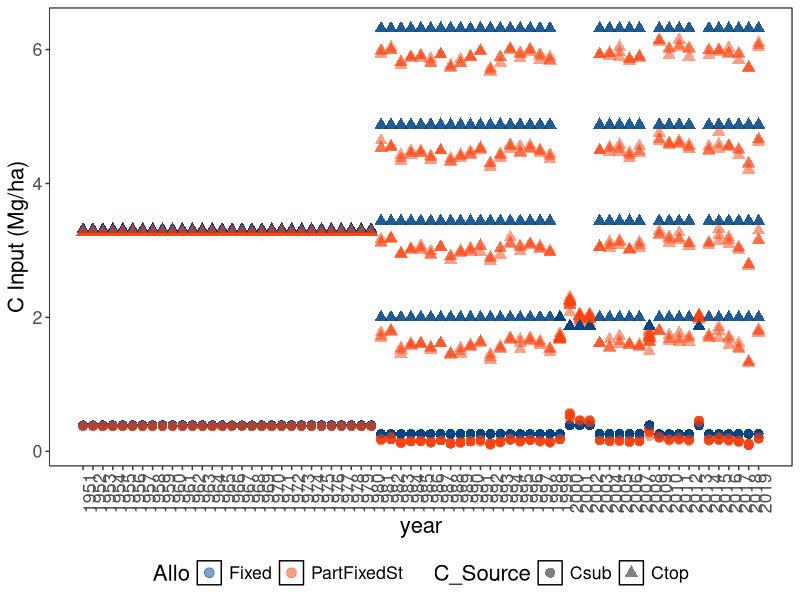

This chart was generated by the following R code:
library(tidyverse)
library(ggthemes)

theme_set(theme_bw())
theme_update(panel.grid = element_blank())

# LTE data ----

# data with SOC and N content at plot scale from Jensen 2022 & Jensen 2023

soil_plots <- read.table(
  "data_lte/Soil_parameters_Soil_C_N.txt",
  sep = "\t",
  dec = ".",
  header = T
) |>
  pivot_longer(
    cols = c(starts_with("C_"), starts_with("N_")),
    names_sep =  "_",
    names_to = c('variable', 'year')#,
    #values_to =c('C','N')
  ) |>
  pivot_wider(names_from = 'variable',
              values_from = 'value') |>
  mutate(Topsoil_C_obs= ifelse(year==1981,1.54,Bulk_Density_2020)*25*C,
         CN=C/N,
         year=as.numeric(year),
         year2=year*year,
         plotyear=interaction(Sample_ID,year))|>
  filter(Cover_Crop == 'Without')

# we expand the table for the two alternative calculations for
# C inputs and the simulation period

scn_plot <- expand.grid(
  "Allo" = c("Fixed", "PartFixedSt"),
  "plot" = unique(soil_plots$Sample_ID)
) |>
  mutate(id = row_number())

scn_plot_year <- merge(scn_plot, soil_plots, by.x = 'plot',
                       by.y = 'Sample_ID') |>
  mutate(plotyear = interaction(plot, year),
         scn_name =
           paste(Allo, plot, sep = "_"))

plot_est <-
  read.table("data_lte/plot_est.txt", sep = "\t", header = T) |>
  mutate(plotyear = interaction(Sample_ID, year)) |>
  mutate(
    Straw_DM = as.numeric(ifelse(
      between(year, 1951, 1980),
      3.242505,
      paste(Straw_DM)
    )),

    Grain_DM = as.numeric(ifelse(
      between(year, 1951, 1980),
      3.361815,
      paste(Grain_DM)
    )),
    Straw_Rate = as.numeric(ifelse(
      between(year, 1951, 1980),
      4*0.85,# 0.85 is humidity content
      Straw_Rate*0.85
    ))
  )
# complete wwith average the missing values

plot_est |> filter(Crop=="SpringBarley") |>
  summarise(mean(Straw_DM, na.rm = TRUE),mean(Grain_DM, na.rm=TRUE))


plot_est <- plot_est |>
  mutate(Straw_DM=ifelse(is.na(Straw_DM),3.157,Straw_DM),
         Grain_DM=ifelse(is.na(Grain_DM),4.016,Grain_DM)) |>
  arrange(Sample_ID,year)


# C inputs calculations ----

plot_Cinp <-
  merge(x = plot_est,
        y = scn_plot,
        by.x = 'Sample_ID',
        by.y = 'plot') |>
  mutate(
    RE = as.numeric(
      recode(
        Crop,
        "SpringBarley" = '0.8',
        'SpringWheat' = '0.7',
        'WinterWheat' = '0.7'
      )
    ),
    CB = as.numeric(
      recode(
        Crop,
        "SpringBarley" = '0.423',
        'SpringWheat' = '0.424',
        'WinterWheat' = '0.424'
      )
    ),
    SB = 0,

    RB = as.numeric(
      recode(
        Crop,
        "SpringBarley" = '0.17',
        'SpringWheat' = '0.25',
        'WinterWheat' = '0.25'
      )
    )
  ) |>
  mutate(HI = ifelse(
    Allo == "Fixed",
    0.45,
    (Grain_DM * CB) / (Straw_DM * CB + Grain_DM * CB + 0.96) # 0.96 for WW
  )) |>
  mutate(Cresid = 0.96 + Straw_Rate * CB,
         Cbelow = ifelse(Allo == "Fixed", 1.3,
                         (RB / ((
                           1 - RB
                         ) * HI) * (Grain_DM * CB)))) |>
  mutate(
    Ctop = Cresid + (RE * Cbelow),
    Csub = Cbelow * (1 - RE),
    Cman = Slurry_C,
    scn_name = interaction(Allo, Sample_ID),
    idyear = interaction(id, year),
    Crop = "Grain"
  ) |>
  arrange(id, year)
# check
table(plot_Cinp$Straw_Rate, plot_Cinp$Sample_ID)

plot_Cinp |>
  pivot_longer(cols = c(Ctop,Csub), names_to = "C_Source") |>
  ggplot(aes(y=value, x=year, col=Allo, shape=C_Source)) +
  scale_x_continuous(breaks = seq(1951,2019,1), minor_breaks = NULL)+
  geom_point(size=3, alpha=0.5) +
  scale_color_calc()+
  labs(y="C Input (Mg/ha)")+
  theme(axis.text.x = element_text(angle = 90), text=element_text(size=16),
        panel.background = NULL,
        legend.position = "bottom")

## Toy example

rctool_toy_cinp <- plot_Cinp |>
  filter(Sample_ID == "208" &Allo == "Fixed") |>
  select(c(year, Ctop, Csub,Cman))

write.table(rctool_toy_cinp,"data_lte/rctool_toy_SR4.txt",
            row.names = FALSE)

